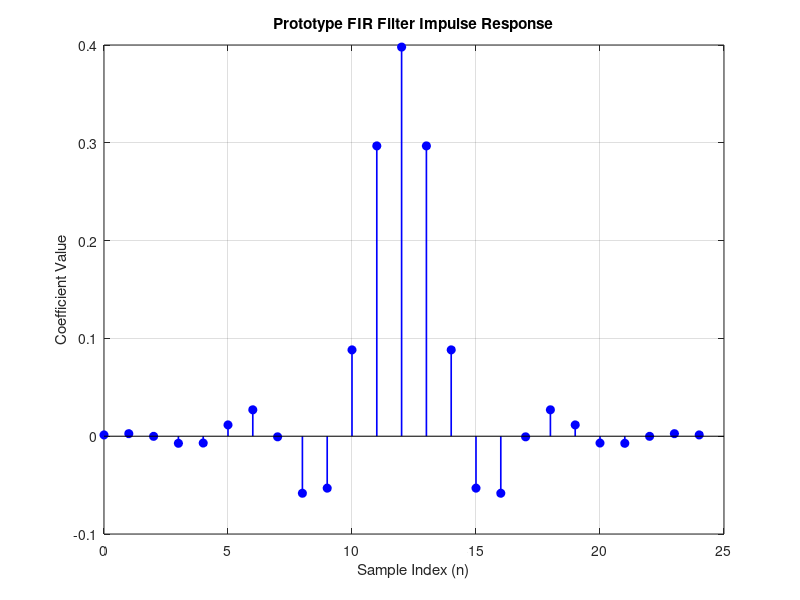
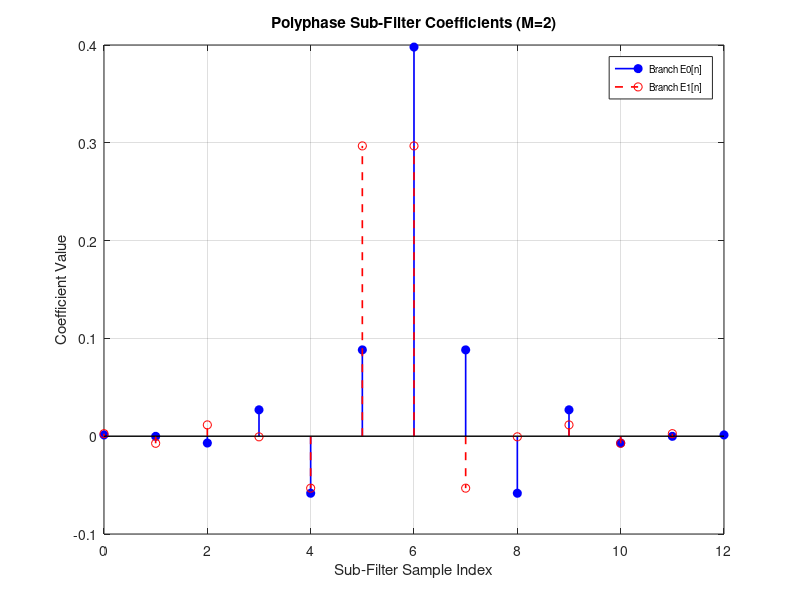
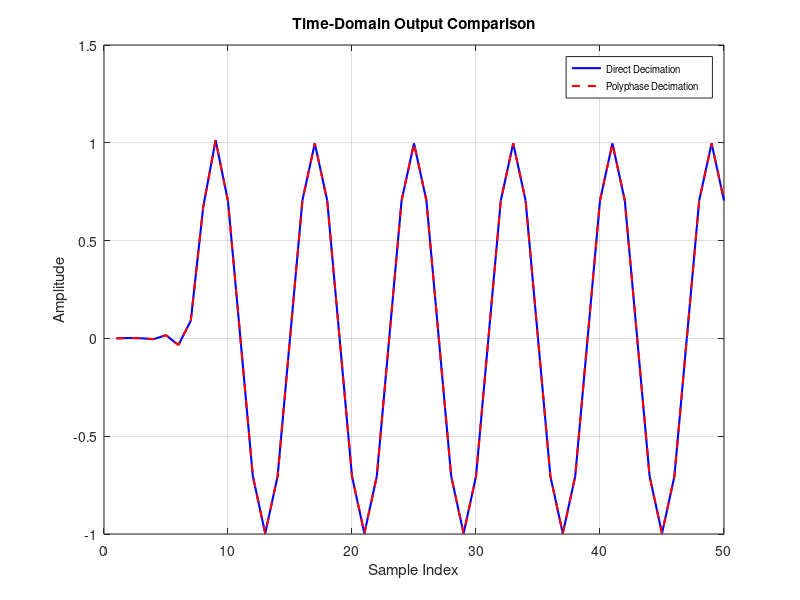

Recreate these plots in MATLAB, in order.
clc;
clear;
close all;

%% 1. INPUT PARAMETERS

N = 24;                  % FIR Filter Order
M = 2;                   % Decimation Factor
Fs = 8000;               % Sampling Frequency (Hz)
N_samples = 128;         % Number of Samples

% FIR Prototype Filter
b = fir1(N,0.4);

% Polyphase Decomposition for M = 2
E0 = b(1:M:end);         % Branch 0 (Even indices)
E1 = b(2:M:end);         % Branch 1 (Odd indices)

% Input Signal: 500 Hz Sinusoid
t = (0:N_samples-1)/Fs;

x = sin(2*pi*500*t);

%% 2. CONVENTIONAL VS POLYPHASE DECIMATION

% Direct Path: Filtering followed by Downsampling

y_direct_full = filter(b,1,x);

y_direct = y_direct_full(1:M:end);

% Polyphase Path: Downsampling followed by Low-rate Filtering

x0 = x(1:M:end);

x_delayed = [0,x(1:end-1)];

x1 = x_delayed(1:M:end);

% Polyphase Output

y_poly = filter(E0,1,x0) + filter(E1,1,x1);

%% 3. VERIFICATION METRICS

rec_error = max(abs(y_direct-y_poly));

% Computational Complexity

N_taps = length(b);

N_in = length(x);

N_out = length(y_direct);

% Direct Filtering MAC Operations

MAC_direct = N_in*N_taps;

% Polyphase Filtering MAC Operations
MAC_poly = N_out*(length(E0)+length(E1));

% Computational Savings

comp_saving = (1-(MAC_poly/MAC_direct))*100;

%% 4. COMMAND WINDOW DISPLAY

fprintf('\n');
fprintf('====================================================\n');
fprintf(' EXPERIMENT 13: POLYPHASE DECOMPOSITION\n');
fprintf('====================================================\n');

fprintf('Decimation Factor (M) : %d\n',M);

fprintf('Filter Order (N) : %d (%d Taps)\n',N,N_taps);

fprintf('Input Signal : 500 Hz Sinusoid (%d samples)\n',N_samples);

fprintf('Sampling Frequency (Fs) : %d Hz\n\n',Fs);

fprintf('Polyphase Sub-Filter Coefficients:\n');

fprintf('E0(z) = [');
fprintf('%.4f ',E0);
fprintf(']\n');

fprintf('E1(z) = [');
fprintf('%.4f ',E1);
fprintf(']\n\n');

fprintf('COMPUTATIONAL COMPLEXITY ANALYSIS:\n');

fprintf('Direct MAC Operations : %d MACs\n',MAC_direct);

fprintf('Polyphase MAC Operations : %d MACs\n',MAC_poly);

fprintf('Computational Savings : %.2f%%\n\n',comp_saving);

fprintf('VERIFICATION:\n');

fprintf('Maximum Absolute Difference : %.4e\n',rec_error);

if rec_error < 1e-12

    fprintf('Status : Polyphase Verification Successful!\n');

else

    fprintf('Status : Verification Failed!\n');

end

fprintf('====================================================\n');

%% 5. SUBFIGURE GENERATION

figW = 8.5;
figH = 5.5;

%% SUBFIGURE 13A: PROTOTYPE IMPULSE RESPONSE

figA = figure('Units','centimeters', ...
    'Position',[2,2,figW,figH]);

stem(0:N,b,'b','filled','LineWidth',1.2);

grid on;
box on;

title('Prototype FIR Filter Impulse Response');

xlabel('Sample Index (n)');
ylabel('Coefficient Value');

exportgraphics(figA, ...
    'Exp13_SubfigA_Prototype.png','Resolution',600);

%% SUBFIGURE 13B: POLYPHASE COEFFICIENTS

figB = figure('Units','centimeters', ...
    'Position',[11,2,figW,figH]);

stem(0:length(E0)-1,E0,'b','filled', ...
    'LineWidth',1.2);

hold on;

stem(0:length(E1)-1,E1,'r--', ...
    'LineWidth',1.2);

grid on;
box on;

title('Polyphase Sub-Filter Coefficients (M=2)');

xlabel('Sub-Filter Sample Index');
ylabel('Coefficient Value');

legend('Branch E0[n]','Branch E1[n]','FontSize',7);

exportgraphics(figB, ...
    'Exp13_SubfigB_Polyphase.png','Resolution',600);

%% SUBFIGURE 13C: OUTPUT COMPARISON

figC = figure('Units','centimeters', ...
    'Position',[20,2,figW,figH]);

plot(y_direct(1:50),'b','LineWidth',1.5);

hold on;

plot(y_poly(1:50),'r--','LineWidth',1.5);

grid on;
box on;

title('Time-Domain Output Comparison');

xlabel('Sample Index');
ylabel('Amplitude');

legend('Direct Decimation', ...
    'Polyphase Decimation','FontSize',7);

exportgraphics(figC, ...
    'Exp13_SubfigC_OutputComparison.png','Resolution',600);
